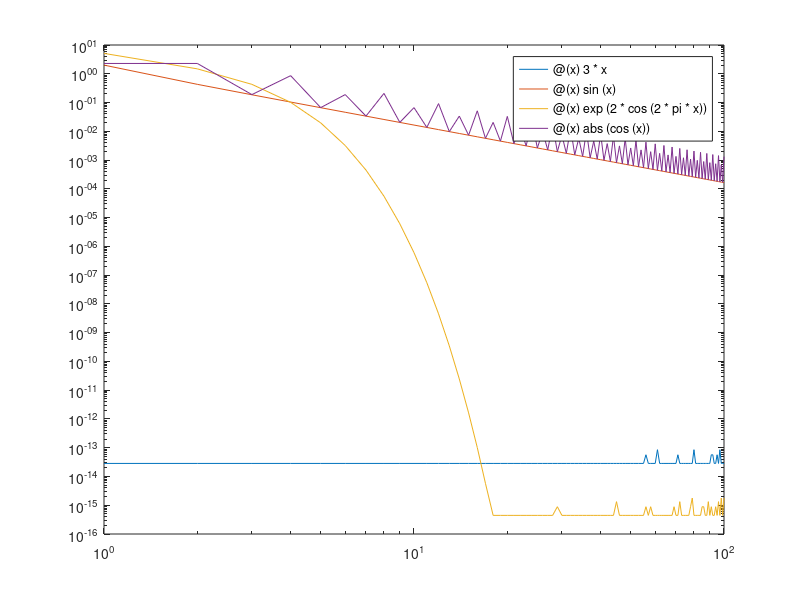

Here is the MATLAB script that generated this plot:
A = [2, 0, 0, 0];
B = [10, pi, 1, 2*pi];
F = {@(x) 3*x, @(x) sin(x), @(x) exp(2*cos(2*pi*x)), @(x) abs(cos(x))};
I_exact = [144, 2, besseli(0,2), 4];

figure;
for i=1:4
    a = A(i);
    b = B(i);
    f = F{i};
    exact_value = I_exact(i);
    error = zeros(100,1);
    
    for n=1:100
        x = linspace(a, b, n+1);
        I_trapezoid = 0;
        for j=1:n
            I_trapezoid = I_trapezoid + ((b-a)/(2*n)) * (f(x(j)) + f(x(j+1)));
        end
        error(n) = abs(I_trapezoid - exact_value);
    end
    
    % Set all zeroes to minimum value to avoid plotting empty values in place
    % of log(0).
    error(~error) = min(error(error ~= 0));
    
    loglog(linspace(1,100, 100), error, 'DisplayName', func2str(f));
    hold on; % Must hold on after plotting to keep using log scale.
end

legend('show');